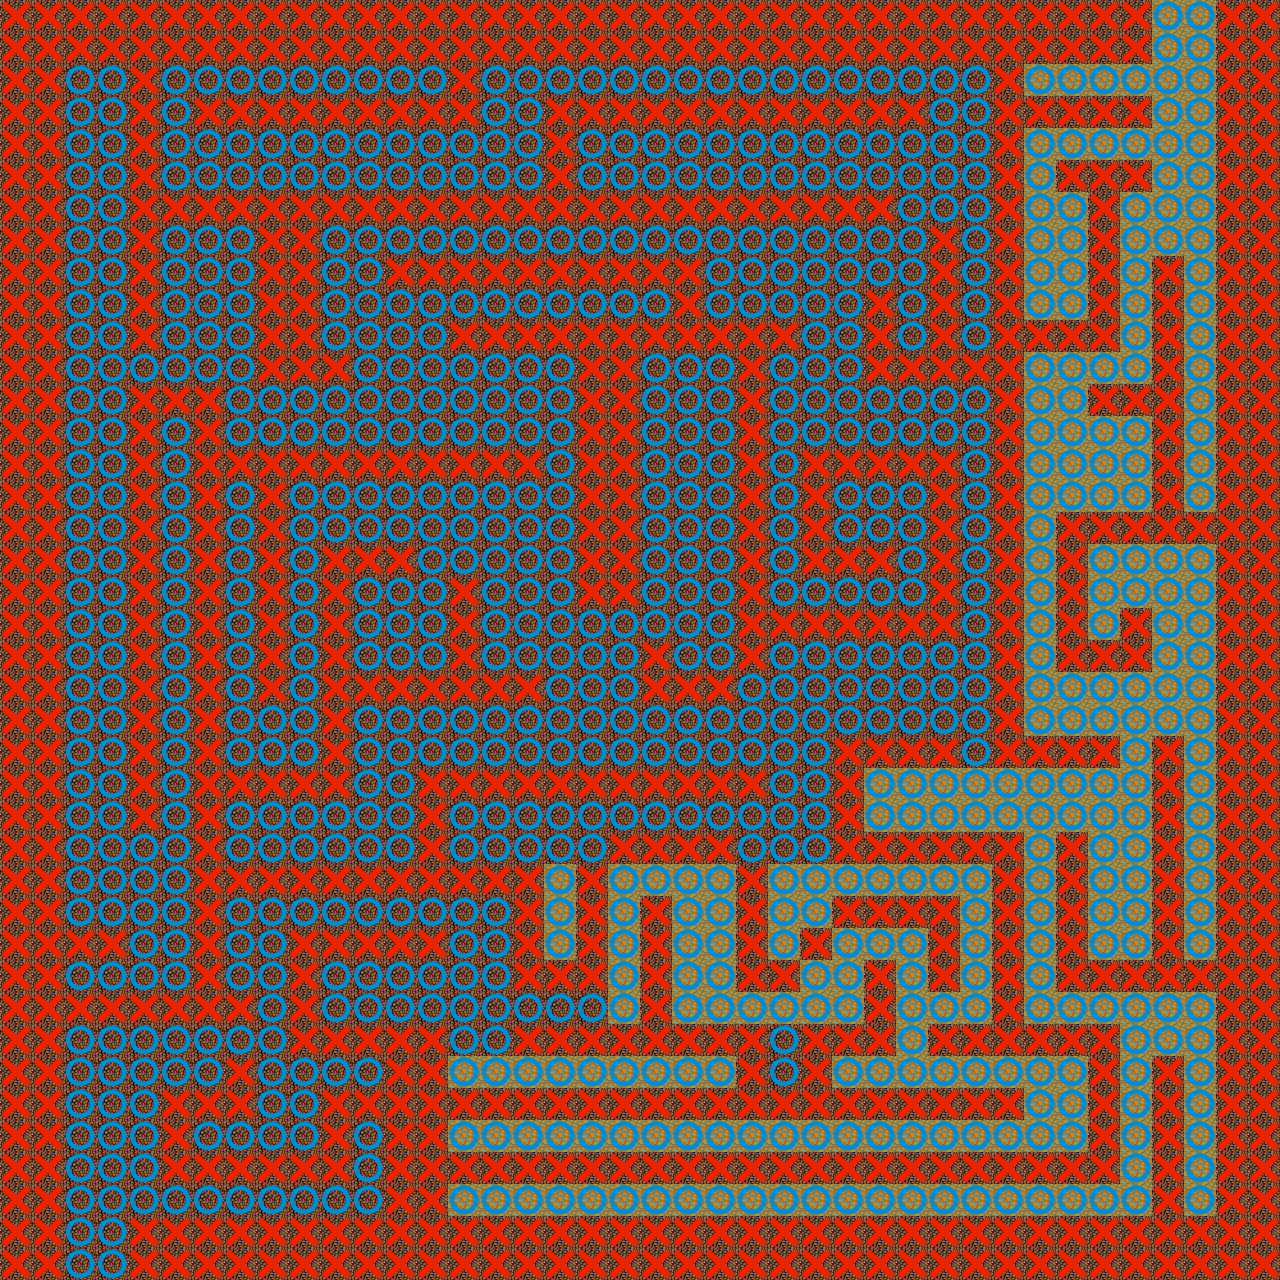

This is a level from a 2D game, rendered from its Tiled map with the project's own tilesets. A one-line summary and the map file follow, with tile-layer data summarised:
An orthogonal 40x40 tile map with 32x32 px tiles, 3 tile layers (マップ下, マップ中, あたり判定), 1 hidden layer not drawn.

<map version="1.4" tiledversion="1.4.2" orientation="orthogonal" renderorder="right-down" width="40" height="40" tilewidth="32" tileheight="32" infinite="0" nextlayerid="5" nextobjectid="1">
 <tileset firstgid="1" source="map1.tsx" />
 <layer id="1" name="マップ下" width="40" height="40">
  <data>[1600 cells, 1600 non-empty, 1 distinct tile ids]</data>
 </layer>
 <layer id="2" name="マップ中" width="40" height="40">
  <data>[1600 cells, 258 non-empty, 1 distinct tile ids]</data>
 </layer>
 <layer id="3" name="マップ上" width="40" height="40" visible="0">
  <data>[1600 cells, 1600 non-empty, 1 distinct tile ids]</data>
 </layer>
 <layer id="4" name="あたり判定" width="40" height="40">
  <data>[1600 cells, 1600 non-empty, 2 distinct tile ids]</data>
 </layer>
</map>
